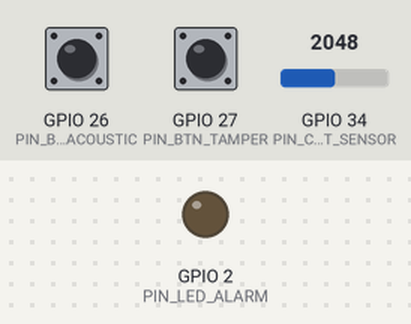
The sketch below on a simulated ESP32. On the bench: output pins drawn as LEDs (lit = HIGH). Dashed ring = blinking. The test bench sets the inputs (shaded band); at power-on: GPIO 34 (PIN_CURRENT_SENSOR) = 2048, GPIO 26 (PIN_BTN_ACOUSTIC) HIGH, GPIO 27 (PIN_BTN_TAMPER) HIGH (analog values on the 0–4095 scale). WiFi joins after 1.5 s; servers stay silent unless stated; uploads are accepted with an empty reply; random numbers use the default seed unless the sketch sets one; what the sketch prints to the serial monitor is not drawn.

Above: at 3.2 s.
3.3 s: GPIO 34 (PIN_CURRENT_SENSOR) set to 3603
At 4.14 s:
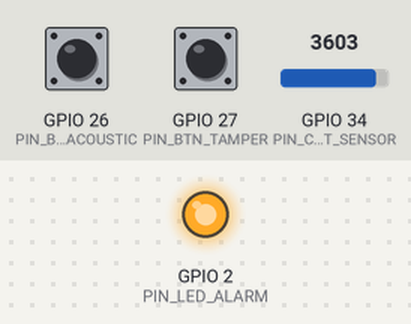
7.8 s: GPIO 34 (PIN_CURRENT_SENSOR) set to 2866
At 8.7 s:
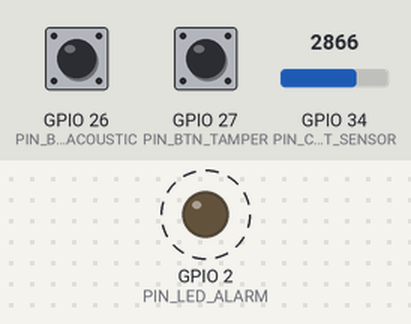
11.5 s: GPIO 26 (PIN_BTN_ACOUSTIC) pulled LOW for 2.3 s
15.3 s: GPIO 27 (PIN_BTN_TAMPER) pulled LOW for 2.3 s
Timing chart, 0 to 20.1 s (numbered marks = the images above; inputs shaded):
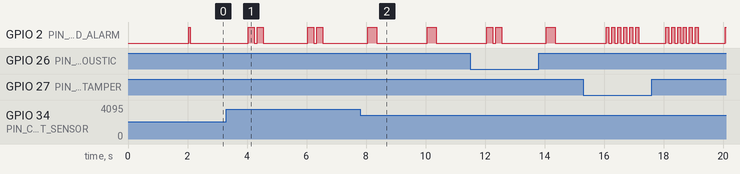

The sketch:

smartguard_firmware.ino
```cpp
/*
 SmartGuard Firmware v1.0
 * ESP32 Edge AI Appliance Health Monitor
 *
 * Hardware (Wokwi Simulation):
 *  GPIO 34: Potentiometer (simulates ACS712 current sensor, 0-4095 ADC)
 *   - GPIO 26: Button 1 (acoustic anomaly event trigger)
 *   - GPIO 27: Button 2 (tamper detection trigger)
 *   - GPIO 2:  Onboard LED (alarm indicator)
 *
 * Flow: Read sensors → Run TinyML classifier → Push to Firebase → Trigger alerts
 *
 * Research basis:
 *   Hoang et al. (2026): ML-based failure classification in smart plugs
 *   MDPI (2025): Energy-aware AIoT frameworks using Mixture-of-Experts
 */

#include <Arduino.h>
#include <WiFi.h>
#include <HTTPClient.h>
#include <ArduinoJson.h>

// ─────────────────────────────────────────────
// CONFIGURATION — Replace with your values
// ─────────────────────────────────────────────
const char* WIFI_SSID     = "Wokwi-GUEST";   // Wokwi built-in WiFi
const char* WIFI_PASS     = "";               // No password needed on Wokwi
const char* FIREBASE_HOST = "smartguard-7301e.firebaseio.com";
const char* FIREBASE_AUTH = "YOUR_DATABASE_SECRET";  // Firebase legacy secret or empty for open rules

// ─────────────────────────────────────────────
// PIN DEFINITIONS
// ─────────────────────────────────────────────
#define PIN_CURRENT_SENSOR  34   // ADC1 channel (potentiometer)
#define PIN_BTN_ACOUSTIC    26   // Acoustic anomaly button (active LOW)
#define PIN_BTN_TAMPER      27   // Tamper detection button (active LOW)
#define PIN_LED_ALARM       2    // Onboard LED

// ─────────────────────────────────────────────
// CONSTANTS
// ─────────────────────────────────────────────
#define SAMPLE_INTERVAL_MS    2000   // Read sensors every 2 seconds
#define ADC_MAX               4095.0
#define CURRENT_MAX_AMPS      5.0    // ACS712 5A range
#define HEARTBEAT_COUNT       5      // Blink count for heartbeat

// ─────────────────────────────────────────────
// TinyML Classifier Thresholds (Edge Impulse mock)
// Based on domain knowledge from Hoang et al. (2026)
// ─────────────────────────────────────────────
#define THRESHOLD_WARN_AMPS   3.2    // Current above this = Warning
#define THRESHOLD_CRIT_AMPS   4.2    // Current above this = Critical
#define CONFIDENCE_BASE       0.85   // Base confidence when threshold not exceeded
#define CONFIDENCE_ANOMALY    0.93   // Confidence when anomaly detected

// ─────────────────────────────────────────────
// GLOBALS
// ─────────────────────────────────────────────
bool isTamperActive   = false;
bool isLockedOut      = false;
int  readingCounter   = 0;
unsigned long lastSampleTime = 0;

// Classification result struct
struct ClassificationResult {
  String  label;       // "Healthy", "Warning", "Critical", "TAMPER"
  float   confidence;  // 0.0 – 1.0
  float   currentAmps;
  bool    acousticEvent;
  bool    tamperEvent;
};

// ─────────────────────────────────────────────
// SETUP
// ─────────────────────────────────────────────
void setup() {
  Serial.begin(115200);
  delay(500);

  Serial.println("\n╔══════════════════════════════════╗");
  Serial.println("║  SmartGuard v1.0 — Booting...    ║");
  Serial.println("╚══════════════════════════════════╝");

  // Pin modes
  pinMode(PIN_BTN_ACOUSTIC, INPUT_PULLUP);
  pinMode(PIN_BTN_TAMPER,   INPUT_PULLUP);
  pinMode(PIN_LED_ALARM,    OUTPUT);
  digitalWrite(PIN_LED_ALARM, LOW);

  // Configure ADC — per-pin attenuation for GPIO 34 (ADC1_CH6)
  analogReadResolution(12);                                   // 12-bit: 0–4095
  analogSetPinAttenuation(PIN_CURRENT_SENSOR, ADC_11db);     // Full 0–3.3V range on sensor pin only

  // Connect WiFi
  connectWiFi();
}

// ─────────────────────────────────────────────
// MAIN LOOP
// ─────────────────────────────────────────────
void loop() {
  unsigned long now = millis();

  if (now - lastSampleTime >= SAMPLE_INTERVAL_MS) {
    lastSampleTime = now;
    readingCounter++;

    // 1. Read sensors
    ClassificationResult result = readAndClassify();

    // 2. Print to Serial Monitor
    printResult(result, readingCounter);

    // 3. Handle LED alarm
    handleAlarmLED(result);

    // 4. Push to Firebase
    pushToFirebase(result, readingCounter);
  }

  // Small delay to prevent watchdog reset
  delay(10);
}

// ─────────────────────────────────────────────
// SENSOR READING + TinyML CLASSIFIER
// ─────────────────────────────────────────────
ClassificationResult readAndClassify() {
  ClassificationResult result;

  // --- Read Current Sensor (Potentiometer → ADC) ---
  int adcRaw = analogRead(PIN_CURRENT_SENSOR);
  result.currentAmps = (adcRaw / ADC_MAX) * CURRENT_MAX_AMPS;

  // --- Read Acoustic Button (active LOW = pressed) ---
  result.acousticEvent = (digitalRead(PIN_BTN_ACOUSTIC) == LOW);

  // --- Read Tamper Button (active LOW = pressed) ---
  result.tamperEvent = (digitalRead(PIN_BTN_TAMPER) == LOW);
  if (result.tamperEvent) {
    isTamperActive = true;
    isLockedOut    = true;
  }

  // ── TinyML Mock Classifier ────────────────────────
  // Implements a lightweight rules-based model that mirrors
  // Edge Impulse classification output format.
  // Feature vector: [currentAmps, acousticEvent, tamperEvent]
  // Labels: Healthy | Warning | Critical | TAMPER

  if (result.tamperEvent || isLockedOut) {
    result.label      = "TAMPER";
    result.confidence = 0.99;
  }
  else if (result.acousticEvent && result.currentAmps >= THRESHOLD_WARN_AMPS) {
    // High current + acoustic = Critical failure signature
    result.label      = "Critical";
    result.confidence = CONFIDENCE_ANOMALY;
  }
  else if (result.currentAmps >= THRESHOLD_CRIT_AMPS) {
    result.label      = "Critical";
    result.confidence = 0.91;
  }
  else if (result.acousticEvent) {
    // Acoustic alone = Warning (possible bearing wear)
    result.label      = "Warning";
    result.confidence = 0.88;
  }
  else if (result.currentAmps >= THRESHOLD_WARN_AMPS) {
    result.label      = "Warning";
    result.confidence = 0.87;
  }
  else {
    // Normal operating envelope
    result.label      = "Healthy";
    result.confidence = CONFIDENCE_BASE + (random(0, 10) / 100.0);
  }

  return result;
}

// ─────────────────────────────────────────────
// FIREBASE PUSH (REST API)
// ─────────────────────────────────────────────
void pushToFirebase(ClassificationResult& result, int counter) {
  if (WiFi.status() != WL_CONNECTED) {
    Serial.println("[WiFi] Disconnected — attempting reconnect...");
    connectWiFi();
    return;
  }

  HTTPClient http;
  String timestamp = String(millis());

  // ── Push sensor reading ───────────────────────
  String readingsURL = "https://" + String(FIREBASE_HOST) +
                       "/readings/" + timestamp + ".json?auth=" + FIREBASE_AUTH;

  JsonDocument doc;   // ArduinoJson v7: no size argument needed
  doc["timestamp"]    = timestamp;
  doc["counter"]      = counter;
  doc["currentAmps"]  = (float)(int)(result.currentAmps * 100.0f + 0.5f) / 100.0f;
  doc["label"]        = result.label;
  doc["confidence"]   = (float)(int)(result.confidence * 1000.0f + 0.5f) / 1000.0f;
  doc["acoustic"]     = result.acousticEvent;
  doc["tamper"]       = result.tamperEvent;

  String payload;
  serializeJson(doc, payload);

  http.begin(readingsURL);
  http.addHeader("Content-Type", "application/json");
  int httpCode = http.PUT(payload);

  if (httpCode > 0) {
    Serial.printf("[Firebase] Reading pushed — HTTP %d\n", httpCode);
  } else {
    Serial.printf("[Firebase] Error: %s\n", http.errorToString(httpCode).c_str());
  }
  http.end();

  // ── Push alert if anomaly ─────────────────────
  if (result.label != "Healthy") {
    String alertsURL = "https://" + String(FIREBASE_HOST) +
                       "/alerts/" + timestamp + ".json?auth=" + FIREBASE_AUTH;

    JsonDocument alertDoc;   // ArduinoJson v7
    alertDoc["type"]       = result.label;
    alertDoc["confidence"] = result.confidence;
    alertDoc["current"]    = result.currentAmps;
    alertDoc["acoustic"]   = result.acousticEvent;
    alertDoc["tamper"]     = result.tamperEvent;
    alertDoc["timestamp"]  = timestamp;

    String alertPayload;
    serializeJson(alertDoc, alertPayload);

    http.begin(alertsURL);
    http.addHeader("Content-Type", "application/json");
    http.PUT(alertPayload);
    http.end();
  }

  // ── Update device status ──────────────────────
  String statusURL = "https://" + String(FIREBASE_HOST) +
                     "/device/status.json?auth=" + FIREBASE_AUTH;

  JsonDocument statusDoc;   // ArduinoJson v7
  statusDoc["lastSeen"]   = timestamp;
  statusDoc["lockedOut"]  = isLockedOut;
  statusDoc["tamper"]     = isTamperActive;
  statusDoc["uptime"]     = millis() / 1000;

  String statusPayload;
  serializeJson(statusDoc, statusPayload);

  http.begin(statusURL);
  http.addHeader("Content-Type", "application/json");
  http.PUT(statusPayload);
  http.end();
}

// ─────────────────────────────────────────────
// LED ALARM HANDLER
// ─────────────────────────────────────────────
void handleAlarmLED(ClassificationResult& result) {
  if (result.label == "TAMPER") {
    // Rapid blink for tamper
    for (int i = 0; i < 6; i++) {
      digitalWrite(PIN_LED_ALARM, HIGH); delay(100);
      digitalWrite(PIN_LED_ALARM, LOW);  delay(100);
    }
  } else if (result.label == "Critical") {
    // Double blink for critical
    for (int i = 0; i < 2; i++) {
      digitalWrite(PIN_LED_ALARM, HIGH); delay(200);
      digitalWrite(PIN_LED_ALARM, LOW);  delay(100);
    }
  } else if (result.label == "Warning") {
    // Single blink for warning
    digitalWrite(PIN_LED_ALARM, HIGH); delay(300);
    digitalWrite(PIN_LED_ALARM, LOW);
  } else {
    // Heartbeat: brief pulse for healthy
    digitalWrite(PIN_LED_ALARM, HIGH); delay(50);
    digitalWrite(PIN_LED_ALARM, LOW);
  }
}

// ─────────────────────────────────────────────
// SERIAL OUTPUT
// ─────────────────────────────────────────────
void printResult(ClassificationResult& result, int counter) {
  Serial.printf("\n[#%04d] ──────────────────────────────\n", counter);
  Serial.printf("  Current:    %.2f A\n",  result.currentAmps);
  Serial.printf("  Acoustic:   %s\n",       result.acousticEvent ? "YES" : "no");
  Serial.printf("  Tamper:     %s\n",       result.tamperEvent   ? "⚠ ALERT!" : "no");
  Serial.printf("  Label:      %s\n",       result.label.c_str());
  Serial.printf("  Confidence: %.1f%%\n",   result.confidence * 100.0);
  Serial.printf("  Locked Out: %s\n",       isLockedOut ? "YES" : "no");
}

// ─────────────────────────────────────────────
// WIFI CONNECT
// ─────────────────────────────────────────────
void connectWiFi() {
  Serial.printf("[WiFi] Connecting to %s", WIFI_SSID);
  WiFi.begin(WIFI_SSID, WIFI_PASS);

  int attempts = 0;
  while (WiFi.status() != WL_CONNECTED && attempts < 20) {
    delay(500);
    Serial.print(".");
    attempts++;
  }

  if (WiFi.status() == WL_CONNECTED) {
    Serial.printf("\n[WiFi] Connected! IP: %s\n", WiFi.localIP().toString().c_str());
  } else {
    Serial.println("\n[WiFi] Failed — running in offline mode");
  }
}
```
